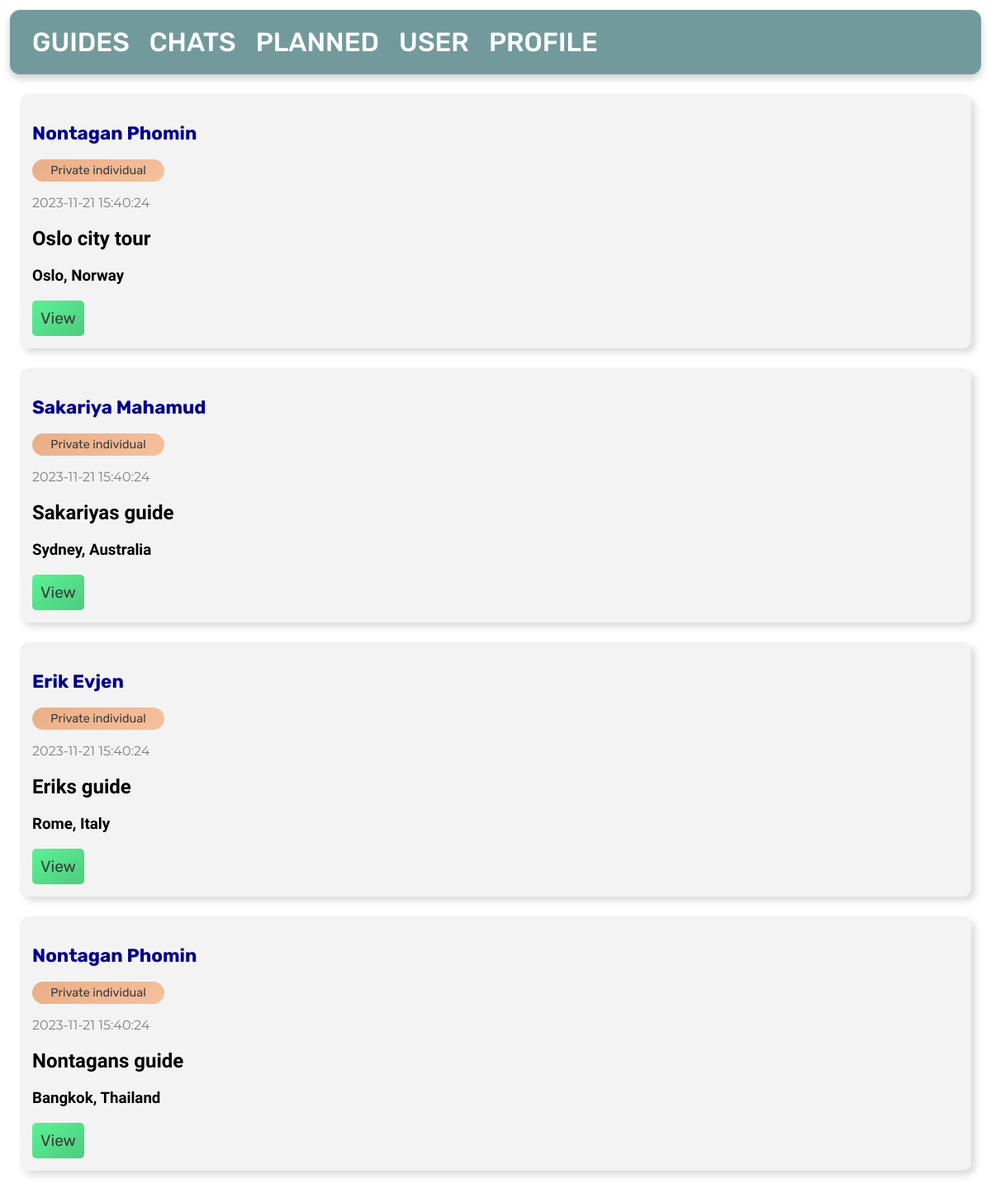
Before: / with the older database file.
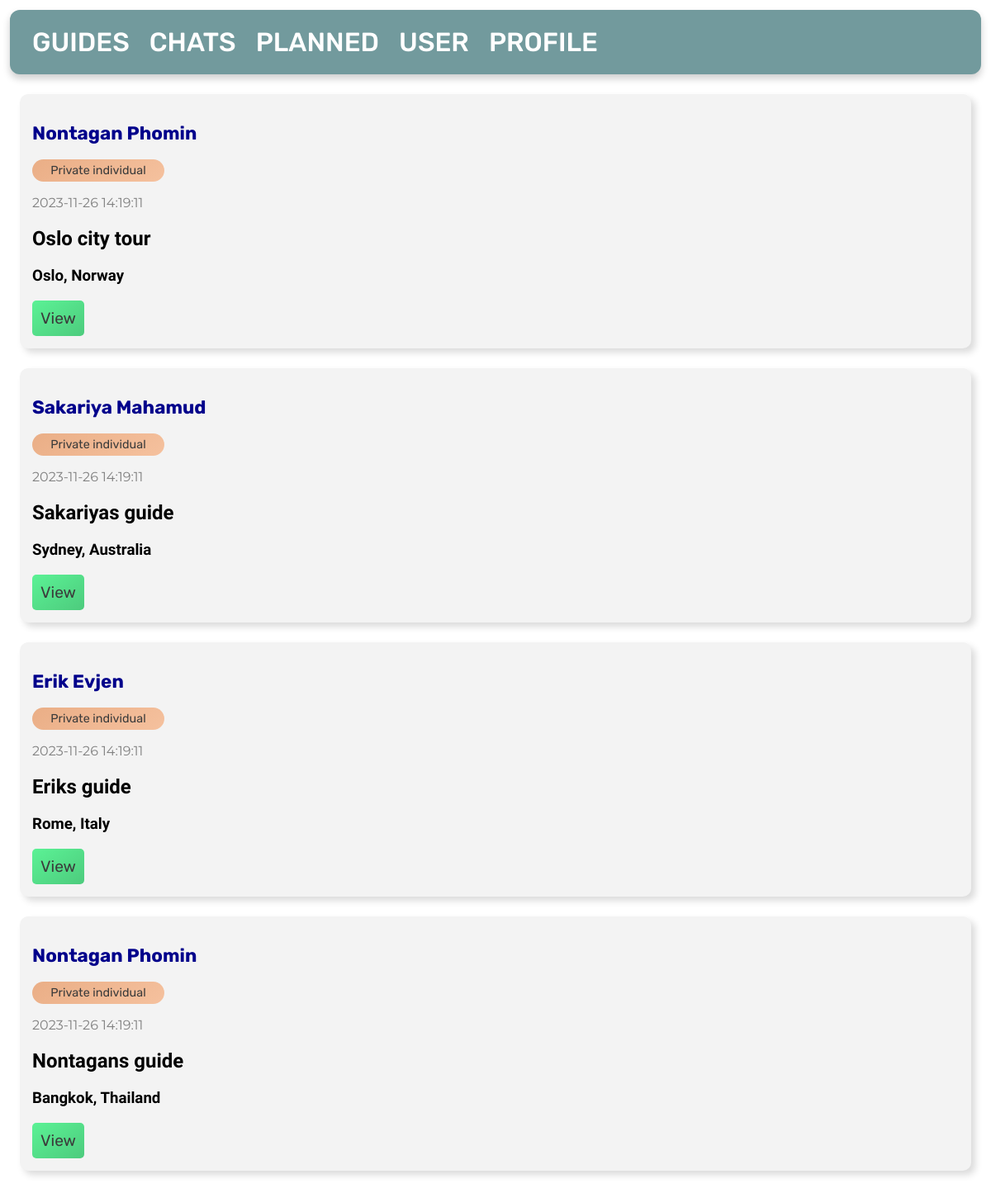
After: the same page with the newer database file.
### tables this page shows
CREATE TABLE posts
(
    id       INTEGER PRIMARY KEY AUTOINCREMENT,
    byUser   INTEGER,
    created  TIMESTAMP NOT NULL DEFAULT CURRENT_TIMESTAMP,
    title    TEXT      NOT NULL,
    content  TEXT      NOT NULL,
    country  TEXT      NOT NULL,
    city     TEXT      NOT NULL,
    language TEXT,
    price    INTEGER   NOT NULL,
    type     TEXT,
    FOREIGN KEY (byUser) REFERENCES user (id)
);

CREATE TABLE user
(
    id        INTEGER PRIMARY KEY AUTOINCREMENT,
    firstname TEXT NOT NULL,
    lastname  TEXT NOT NULL,
    age       INTEGER,
    country   TEXT
);

### app.py (the view)
@app.route('/')
def index():
    global user_id
    db = get_db_connection()
    posts = db.execute('SELECT * FROM posts, user WHERE NOT byUser = ? AND user.id = byUser ORDER BY posts.id DESC',
                       (user_id,)).fetchall()
    db.close()
    return render_template('index.html', posts=posts)

### app.py (called while the page is built)
def get_db_connection():
    db = sqlite3.connect('database.db')
    db.row_factory = sqlite3.Row
    return db

### templates/index.html
{% extends 'base.html' %}
{% block content %}
    {% for post in posts %}
        <div class='post'>
            <h3>
                <a id="profile"
                   href="{{ url_for('viewProfile', id=post['id'], u=post['byUser']) }}">{{ post['firstname'] }} {{ post['lastname'] }}</a>
            </h3>
            <p id="type">{{ post['type'] }}</p>
            <p id="date">{{ post['created'] }}</p>
            <h2>{{ post['title'] }}</h2>
            <h3>{{ post['city'] }}, {{ post['country'] }}</h3>
            <a href="{{ url_for('view', id=post['id']) }}">View</a>
        </div>
    {% endfor %}
{% endblock %}

Changed rows visible on the page:
changed posts "Oslo city tour": created "2023-11-21 15:40:24" → "2023-11-26 14:19:11"
changed posts "Sakariyas guide": created "2023-11-21 15:40:24" → "2023-11-26 14:19:11"
changed posts "Eriks guide": created "2023-11-21 15:40:24" → "2023-11-26 14:19:11"
changed posts "Nontagans guide": created "2023-11-21 15:40:24" → "2023-11-26 14:19:11"
